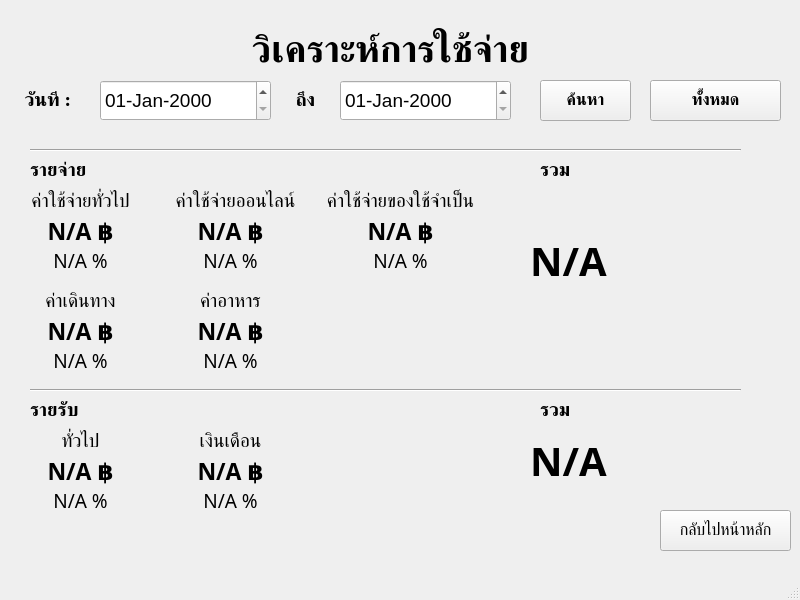
<?xml version="1.0" encoding="UTF-8"?>
<ui version="4.0">
 <class>MainWindow</class>
 <widget class="QMainWindow" name="MainWindow">
  <property name="geometry">
   <rect>
    <x>0</x>
    <y>0</y>
    <width>800</width>
    <height>600</height>
   </rect>
  </property>
  <property name="windowTitle">
   <string>MainWindow</string>
  </property>
  <widget class="QWidget" name="centralwidget">
   <widget class="QLabel" name="label">
    <property name="geometry">
     <rect>
      <x>140</x>
      <y>10</y>
      <width>501</width>
      <height>81</height>
     </rect>
    </property>
    <property name="font">
     <font>
      <family>Sukhumvit Set</family>
      <pointsize>28</pointsize>
      <weight>75</weight>
      <bold>true</bold>
     </font>
    </property>
    <property name="text">
     <string>วิเคราะห์การใช้จ่าย</string>
    </property>
    <property name="alignment">
     <set>Qt::AlignCenter</set>
    </property>
   </widget>
   <widget class="QLabel" name="label_2">
    <property name="geometry">
     <rect>
      <x>-30</x>
      <y>90</y>
      <width>101</width>
      <height>20</height>
     </rect>
    </property>
    <property name="font">
     <font>
      <family>Sukhumvit Set</family>
      <pointsize>14</pointsize>
      <weight>75</weight>
      <bold>true</bold>
     </font>
    </property>
    <property name="text">
     <string>วันที่ :</string>
    </property>
    <property name="alignment">
     <set>Qt::AlignRight|Qt::AlignTrailing|Qt::AlignVCenter</set>
    </property>
   </widget>
   <widget class="QDateEdit" name="startDate_field">
    <property name="geometry">
     <rect>
      <x>100</x>
      <y>80</y>
      <width>171</width>
      <height>41</height>
     </rect>
    </property>
    <property name="font">
     <font>
      <pointsize>14</pointsize>
     </font>
    </property>
    <property name="displayFormat">
     <string>dd-MMM-yyyy</string>
    </property>
   </widget>
   <widget class="QLabel" name="label_3">
    <property name="geometry">
     <rect>
      <x>280</x>
      <y>90</y>
      <width>51</width>
      <height>20</height>
     </rect>
    </property>
    <property name="font">
     <font>
      <family>Sukhumvit Set</family>
      <pointsize>14</pointsize>
      <weight>75</weight>
      <bold>true</bold>
     </font>
    </property>
    <property name="text">
     <string>ถึง</string>
    </property>
    <property name="alignment">
     <set>Qt::AlignCenter</set>
    </property>
   </widget>
   <widget class="QDateEdit" name="endDate_field">
    <property name="geometry">
     <rect>
      <x>340</x>
      <y>80</y>
      <width>171</width>
      <height>41</height>
     </rect>
    </property>
    <property name="font">
     <font>
      <pointsize>14</pointsize>
     </font>
    </property>
    <property name="displayFormat">
     <string>dd-MMM-yyyy</string>
    </property>
   </widget>
   <widget class="Line" name="line">
    <property name="geometry">
     <rect>
      <x>30</x>
      <y>140</y>
      <width>711</width>
      <height>20</height>
     </rect>
    </property>
    <property name="orientation">
     <enum>Qt::Horizontal</enum>
    </property>
   </widget>
   <widget class="Line" name="line_2">
    <property name="geometry">
     <rect>
      <x>30</x>
      <y>380</y>
      <width>711</width>
      <height>20</height>
     </rect>
    </property>
    <property name="orientation">
     <enum>Qt::Horizontal</enum>
    </property>
   </widget>
   <widget class="QLabel" name="label_4">
    <property name="geometry">
     <rect>
      <x>30</x>
      <y>160</y>
      <width>71</width>
      <height>20</height>
     </rect>
    </property>
    <property name="font">
     <font>
      <family>Sukhumvit Set</family>
      <pointsize>14</pointsize>
      <weight>75</weight>
      <bold>true</bold>
     </font>
    </property>
    <property name="text">
     <string>รายจ่าย</string>
    </property>
    <property name="alignment">
     <set>Qt::AlignLeading|Qt::AlignLeft|Qt::AlignVCenter</set>
    </property>
   </widget>
   <widget class="QLabel" name="label_5">
    <property name="geometry">
     <rect>
      <x>30</x>
      <y>400</y>
      <width>71</width>
      <height>20</height>
     </rect>
    </property>
    <property name="font">
     <font>
      <family>Sukhumvit Set</family>
      <pointsize>14</pointsize>
      <weight>75</weight>
      <bold>true</bold>
     </font>
    </property>
    <property name="text">
     <string>รายรับ</string>
    </property>
    <property name="alignment">
     <set>Qt::AlignLeading|Qt::AlignLeft|Qt::AlignVCenter</set>
    </property>
   </widget>
   <widget class="QLabel" name="label_6">
    <property name="geometry">
     <rect>
      <x>540</x>
      <y>160</y>
      <width>71</width>
      <height>20</height>
     </rect>
    </property>
    <property name="font">
     <font>
      <family>Sukhumvit Set</family>
      <pointsize>14</pointsize>
      <weight>75</weight>
      <bold>true</bold>
     </font>
    </property>
    <property name="text">
     <string>รวม</string>
    </property>
    <property name="alignment">
     <set>Qt::AlignLeading|Qt::AlignLeft|Qt::AlignVCenter</set>
    </property>
   </widget>
   <widget class="QLabel" name="label_7">
    <property name="geometry">
     <rect>
      <x>540</x>
      <y>400</y>
      <width>71</width>
      <height>20</height>
     </rect>
    </property>
    <property name="font">
     <font>
      <family>Sukhumvit Set</family>
      <pointsize>14</pointsize>
      <weight>75</weight>
      <bold>true</bold>
     </font>
    </property>
    <property name="text">
     <string>รวม</string>
    </property>
    <property name="alignment">
     <set>Qt::AlignLeading|Qt::AlignLeft|Qt::AlignVCenter</set>
    </property>
   </widget>
   <widget class="QLabel" name="sum_pay_label">
    <property name="geometry">
     <rect>
      <x>530</x>
      <y>220</y>
      <width>221</width>
      <height>81</height>
     </rect>
    </property>
    <property name="font">
     <font>
      <family>Sukhumvit Set</family>
      <pointsize>30</pointsize>
      <weight>75</weight>
      <bold>true</bold>
     </font>
    </property>
    <property name="text">
     <string>N/A</string>
    </property>
    <property name="alignment">
     <set>Qt::AlignLeading|Qt::AlignLeft|Qt::AlignVCenter</set>
    </property>
   </widget>
   <widget class="QLabel" name="normal_spend_label">
    <property name="geometry">
     <rect>
      <x>20</x>
      <y>210</y>
      <width>121</width>
      <height>41</height>
     </rect>
    </property>
    <property name="font">
     <font>
      <family>Sukhumvit Set</family>
      <pointsize>17</pointsize>
      <weight>75</weight>
      <bold>true</bold>
     </font>
    </property>
    <property name="text">
     <string>N/A ฿</string>
    </property>
    <property name="alignment">
     <set>Qt::AlignCenter</set>
    </property>
   </widget>
   <widget class="QLabel" name="normal_spend_pt_label">
    <property name="geometry">
     <rect>
      <x>30</x>
      <y>250</y>
      <width>101</width>
      <height>20</height>
     </rect>
    </property>
    <property name="font">
     <font>
      <family>Sukhumvit Set</family>
      <pointsize>14</pointsize>
      <weight>50</weight>
      <bold>false</bold>
     </font>
    </property>
    <property name="text">
     <string>N/A %</string>
    </property>
    <property name="alignment">
     <set>Qt::AlignCenter</set>
    </property>
   </widget>
   <widget class="QPushButton" name="to_summary_btn">
    <property name="geometry">
     <rect>
      <x>660</x>
      <y>510</y>
      <width>131</width>
      <height>41</height>
     </rect>
    </property>
    <property name="font">
     <font>
      <family>Sukhumvit Set</family>
      <pointsize>12</pointsize>
      <weight>50</weight>
      <bold>false</bold>
     </font>
    </property>
    <property name="text">
     <string>กลับไปหน้าหลัก</string>
    </property>
   </widget>
   <widget class="QPushButton" name="all_btn">
    <property name="geometry">
     <rect>
      <x>650</x>
      <y>80</y>
      <width>131</width>
      <height>41</height>
     </rect>
    </property>
    <property name="font">
     <font>
      <family>Sukhumvit Set</family>
      <pointsize>12</pointsize>
      <weight>75</weight>
      <bold>true</bold>
     </font>
    </property>
    <property name="text">
     <string>ทั้งหมด</string>
    </property>
   </widget>
   <widget class="QPushButton" name="find_btn">
    <property name="geometry">
     <rect>
      <x>540</x>
      <y>80</y>
      <width>91</width>
      <height>41</height>
     </rect>
    </property>
    <property name="font">
     <font>
      <family>Sukhumvit Set</family>
      <pointsize>12</pointsize>
      <weight>75</weight>
      <bold>true</bold>
     </font>
    </property>
    <property name="text">
     <string>ค้นหา</string>
    </property>
   </widget>
   <widget class="QLabel" name="label_19">
    <property name="geometry">
     <rect>
      <x>20</x>
      <y>180</y>
      <width>121</width>
      <height>41</height>
     </rect>
    </property>
    <property name="font">
     <font>
      <family>Sukhumvit Set</family>
      <pointsize>14</pointsize>
      <weight>50</weight>
      <bold>false</bold>
     </font>
    </property>
    <property name="text">
     <string>ค่าใช้จ่ายทั่วไป</string>
    </property>
    <property name="alignment">
     <set>Qt::AlignCenter</set>
    </property>
   </widget>
   <widget class="QLabel" name="online_spend_pt_label">
    <property name="geometry">
     <rect>
      <x>180</x>
      <y>250</y>
      <width>101</width>
      <height>20</height>
     </rect>
    </property>
    <property name="font">
     <font>
      <family>Sukhumvit Set</family>
      <pointsize>14</pointsize>
      <weight>50</weight>
      <bold>false</bold>
     </font>
    </property>
    <property name="text">
     <string>N/A %</string>
    </property>
    <property name="alignment">
     <set>Qt::AlignCenter</set>
    </property>
   </widget>
   <widget class="QLabel" name="label_21">
    <property name="geometry">
     <rect>
      <x>170</x>
      <y>180</y>
      <width>131</width>
      <height>41</height>
     </rect>
    </property>
    <property name="font">
     <font>
      <family>Sukhumvit Set</family>
      <pointsize>14</pointsize>
      <weight>50</weight>
      <bold>false</bold>
     </font>
    </property>
    <property name="text">
     <string>ค่าใช้จ่ายออนไลน์</string>
    </property>
    <property name="alignment">
     <set>Qt::AlignCenter</set>
    </property>
   </widget>
   <widget class="QLabel" name="online_spend_label">
    <property name="geometry">
     <rect>
      <x>170</x>
      <y>210</y>
      <width>121</width>
      <height>41</height>
     </rect>
    </property>
    <property name="font">
     <font>
      <family>Sukhumvit Set</family>
      <pointsize>17</pointsize>
      <weight>75</weight>
      <bold>true</bold>
     </font>
    </property>
    <property name="text">
     <string>N/A ฿</string>
    </property>
    <property name="alignment">
     <set>Qt::AlignCenter</set>
    </property>
   </widget>
   <widget class="QLabel" name="essential_spend_pt_label">
    <property name="geometry">
     <rect>
      <x>350</x>
      <y>250</y>
      <width>101</width>
      <height>20</height>
     </rect>
    </property>
    <property name="font">
     <font>
      <family>Sukhumvit Set</family>
      <pointsize>14</pointsize>
      <weight>50</weight>
      <bold>false</bold>
     </font>
    </property>
    <property name="text">
     <string>N/A %</string>
    </property>
    <property name="alignment">
     <set>Qt::AlignCenter</set>
    </property>
   </widget>
   <widget class="QLabel" name="label_24">
    <property name="geometry">
     <rect>
      <x>320</x>
      <y>180</y>
      <width>161</width>
      <height>41</height>
     </rect>
    </property>
    <property name="font">
     <font>
      <family>Sukhumvit Set</family>
      <pointsize>14</pointsize>
      <weight>50</weight>
      <bold>false</bold>
     </font>
    </property>
    <property name="text">
     <string>ค่าใช้จ่ายของใช้จำเป็น</string>
    </property>
    <property name="alignment">
     <set>Qt::AlignCenter</set>
    </property>
   </widget>
   <widget class="QLabel" name="essential_spend_label">
    <property name="geometry">
     <rect>
      <x>340</x>
      <y>210</y>
      <width>121</width>
      <height>41</height>
     </rect>
    </property>
    <property name="font">
     <font>
      <family>Sukhumvit Set</family>
      <pointsize>17</pointsize>
      <weight>75</weight>
      <bold>true</bold>
     </font>
    </property>
    <property name="text">
     <string>N/A ฿</string>
    </property>
    <property name="alignment">
     <set>Qt::AlignCenter</set>
    </property>
   </widget>
   <widget class="QLabel" name="transport_spend_pt_label">
    <property name="geometry">
     <rect>
      <x>30</x>
      <y>350</y>
      <width>101</width>
      <height>20</height>
     </rect>
    </property>
    <property name="font">
     <font>
      <family>Sukhumvit Set</family>
      <pointsize>14</pointsize>
      <weight>50</weight>
      <bold>false</bold>
     </font>
    </property>
    <property name="text">
     <string>N/A %</string>
    </property>
    <property name="alignment">
     <set>Qt::AlignCenter</set>
    </property>
   </widget>
   <widget class="QLabel" name="label_27">
    <property name="geometry">
     <rect>
      <x>20</x>
      <y>280</y>
      <width>121</width>
      <height>41</height>
     </rect>
    </property>
    <property name="font">
     <font>
      <family>Sukhumvit Set</family>
      <pointsize>14</pointsize>
      <weight>50</weight>
      <bold>false</bold>
     </font>
    </property>
    <property name="text">
     <string>ค่าเดินทาง</string>
    </property>
    <property name="alignment">
     <set>Qt::AlignCenter</set>
    </property>
   </widget>
   <widget class="QLabel" name="transport_spend_label">
    <property name="geometry">
     <rect>
      <x>20</x>
      <y>310</y>
      <width>121</width>
      <height>41</height>
     </rect>
    </property>
    <property name="font">
     <font>
      <family>Sukhumvit Set</family>
      <pointsize>17</pointsize>
      <weight>75</weight>
      <bold>true</bold>
     </font>
    </property>
    <property name="text">
     <string>N/A ฿</string>
    </property>
    <property name="alignment">
     <set>Qt::AlignCenter</set>
    </property>
   </widget>
   <widget class="QLabel" name="food_spend_pt_label">
    <property name="geometry">
     <rect>
      <x>180</x>
      <y>350</y>
      <width>101</width>
      <height>20</height>
     </rect>
    </property>
    <property name="font">
     <font>
      <family>Sukhumvit Set</family>
      <pointsize>14</pointsize>
      <weight>50</weight>
      <bold>false</bold>
     </font>
    </property>
    <property name="text">
     <string>N/A %</string>
    </property>
    <property name="alignment">
     <set>Qt::AlignCenter</set>
    </property>
   </widget>
   <widget class="QLabel" name="label_30">
    <property name="geometry">
     <rect>
      <x>170</x>
      <y>280</y>
      <width>121</width>
      <height>41</height>
     </rect>
    </property>
    <property name="font">
     <font>
      <family>Sukhumvit Set</family>
      <pointsize>14</pointsize>
      <weight>50</weight>
      <bold>false</bold>
     </font>
    </property>
    <property name="text">
     <string>ค่าอาหาร</string>
    </property>
    <property name="alignment">
     <set>Qt::AlignCenter</set>
    </property>
   </widget>
   <widget class="QLabel" name="food_spend_label">
    <property name="geometry">
     <rect>
      <x>170</x>
      <y>310</y>
      <width>121</width>
      <height>41</height>
     </rect>
    </property>
    <property name="font">
     <font>
      <family>Sukhumvit Set</family>
      <pointsize>17</pointsize>
      <weight>75</weight>
      <bold>true</bold>
     </font>
    </property>
    <property name="text">
     <string>N/A ฿</string>
    </property>
    <property name="alignment">
     <set>Qt::AlignCenter</set>
    </property>
   </widget>
   <widget class="QLabel" name="normal_income_pt_label">
    <property name="geometry">
     <rect>
      <x>30</x>
      <y>490</y>
      <width>101</width>
      <height>20</height>
     </rect>
    </property>
    <property name="font">
     <font>
      <family>Sukhumvit Set</family>
      <pointsize>14</pointsize>
      <weight>50</weight>
      <bold>false</bold>
     </font>
    </property>
    <property name="text">
     <string>N/A %</string>
    </property>
    <property name="alignment">
     <set>Qt::AlignCenter</set>
    </property>
   </widget>
   <widget class="QLabel" name="label_33">
    <property name="geometry">
     <rect>
      <x>20</x>
      <y>420</y>
      <width>121</width>
      <height>41</height>
     </rect>
    </property>
    <property name="font">
     <font>
      <family>Sukhumvit Set</family>
      <pointsize>14</pointsize>
      <weight>50</weight>
      <bold>false</bold>
     </font>
    </property>
    <property name="text">
     <string>ทั่วไป</string>
    </property>
    <property name="alignment">
     <set>Qt::AlignCenter</set>
    </property>
   </widget>
   <widget class="QLabel" name="normal_income_label">
    <property name="geometry">
     <rect>
      <x>20</x>
      <y>450</y>
      <width>121</width>
      <height>41</height>
     </rect>
    </property>
    <property name="font">
     <font>
      <family>Sukhumvit Set</family>
      <pointsize>17</pointsize>
      <weight>75</weight>
      <bold>true</bold>
     </font>
    </property>
    <property name="text">
     <string>N/A ฿</string>
    </property>
    <property name="alignment">
     <set>Qt::AlignCenter</set>
    </property>
   </widget>
   <widget class="QLabel" name="salary_income_pt_label">
    <property name="geometry">
     <rect>
      <x>180</x>
      <y>490</y>
      <width>101</width>
      <height>20</height>
     </rect>
    </property>
    <property name="font">
     <font>
      <family>Sukhumvit Set</family>
      <pointsize>14</pointsize>
      <weight>50</weight>
      <bold>false</bold>
     </font>
    </property>
    <property name="text">
     <string>N/A %</string>
    </property>
    <property name="alignment">
     <set>Qt::AlignCenter</set>
    </property>
   </widget>
   <widget class="QLabel" name="label_36">
    <property name="geometry">
     <rect>
      <x>170</x>
      <y>420</y>
      <width>121</width>
      <height>41</height>
     </rect>
    </property>
    <property name="font">
     <font>
      <family>Sukhumvit Set</family>
      <pointsize>14</pointsize>
      <weight>50</weight>
      <bold>false</bold>
     </font>
    </property>
    <property name="text">
     <string>เงินเดือน</string>
    </property>
    <property name="alignment">
     <set>Qt::AlignCenter</set>
    </property>
   </widget>
   <widget class="QLabel" name="salary_income_label">
    <property name="geometry">
     <rect>
      <x>170</x>
      <y>450</y>
      <width>121</width>
      <height>41</height>
     </rect>
    </property>
    <property name="font">
     <font>
      <family>Sukhumvit Set</family>
      <pointsize>17</pointsize>
      <weight>75</weight>
      <bold>true</bold>
     </font>
    </property>
    <property name="text">
     <string>N/A ฿</string>
    </property>
    <property name="alignment">
     <set>Qt::AlignCenter</set>
    </property>
   </widget>
   <widget class="QLabel" name="income_pay_label">
    <property name="geometry">
     <rect>
      <x>530</x>
      <y>420</y>
      <width>221</width>
      <height>81</height>
     </rect>
    </property>
    <property name="font">
     <font>
      <family>Sukhumvit Set</family>
      <pointsize>30</pointsize>
      <weight>75</weight>
      <bold>true</bold>
     </font>
    </property>
    <property name="text">
     <string>N/A</string>
    </property>
    <property name="alignment">
     <set>Qt::AlignLeading|Qt::AlignLeft|Qt::AlignVCenter</set>
    </property>
   </widget>
  </widget>
  <widget class="QMenuBar" name="menubar">
   <property name="geometry">
    <rect>
     <x>0</x>
     <y>0</y>
     <width>800</width>
     <height>22</height>
    </rect>
   </property>
  </widget>
  <widget class="QStatusBar" name="statusbar"/>
 </widget>
 <resources/>
 <connections/>
</ui>
